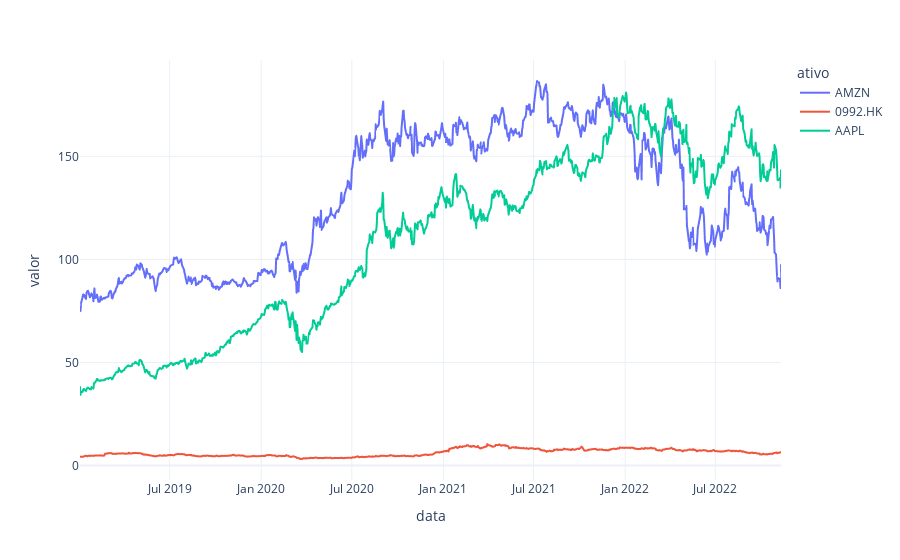

Here is the notebook cell this chart was saved with:
### Code cell
fig = px.line(amplitudade_vertical, x='data', y='valor', color='ativo', template='plotly_white')
fig.show()

### Figure 1 — Plotly figure (JSON) as saved in the notebook; plotly's stock layout.template omitted (floating-point values rounded to 4 significant figures; data arrays with more than 128 entries replaced by an {"elided": "..."} marker saying what was removed)
{"data": [{"hovertemplate": "ativo=AMZN<br>data=%{x}<br>valor=%{y}<extra></extra>", "legendgroup": "AMZN", "line": {"color": "#636efa", "dash": "solid"}, "marker": {"symbol": "circle"}, "mode": "lines", "name": "AMZN", "showlegend": true, "type": "scattergl", "x": {"elided": "974 str values"}, "xaxis": "x", "y": {"elided": "974 float values"}, "yaxis": "y"}, {"hovertemplate": "ativo=0992.HK<br>data=%{x}<br>valor=%{y}<extra></extra>", "legendgroup": "0992.HK", "line": {"color": "#EF553B", "dash": "solid"}, "marker": {"symbol": "circle"}, "mode": "lines", "name": "0992.HK", "showlegend": true, "type": "scattergl", "x": {"elided": "953 str values"}, "xaxis": "x", "y": {"elided": "953 float values"}, "yaxis": "y"}, {"hovertemplate": "ativo=AAPL<br>data=%{x}<br>valor=%{y}<extra></extra>", "legendgroup": "AAPL", "line": {"color": "#00cc96", "dash": "solid"}, "marker": {"symbol": "circle"}, "mode": "lines", "name": "AAPL", "showlegend": true, "type": "scattergl", "x": {"elided": "974 str values"}, "xaxis": "x", "y": {"elided": "974 float values"}, "yaxis": "y"}], "layout": {"legend": {"title": {"text": "ativo"}, "tracegroupgap": 0}, "margin": {"t": 60}, "xaxis": {"anchor": "y", "domain": [0, 1], "title": {"text": "data"}}, "yaxis": {"anchor": "x", "domain": [0, 1], "title": {"text": "valor"}}}}
